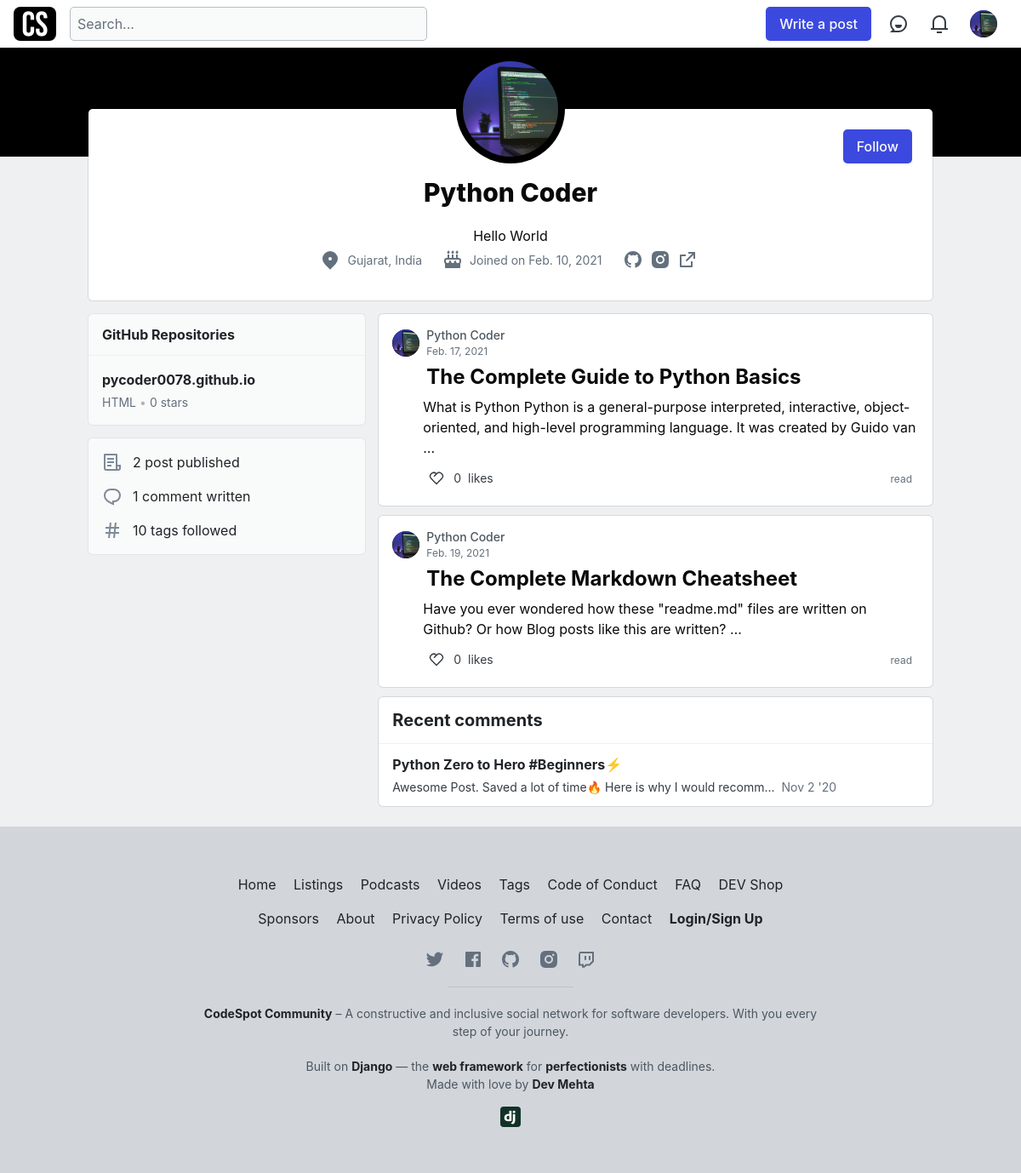
The app's page /PyCoder0078/ (signed in), older data.
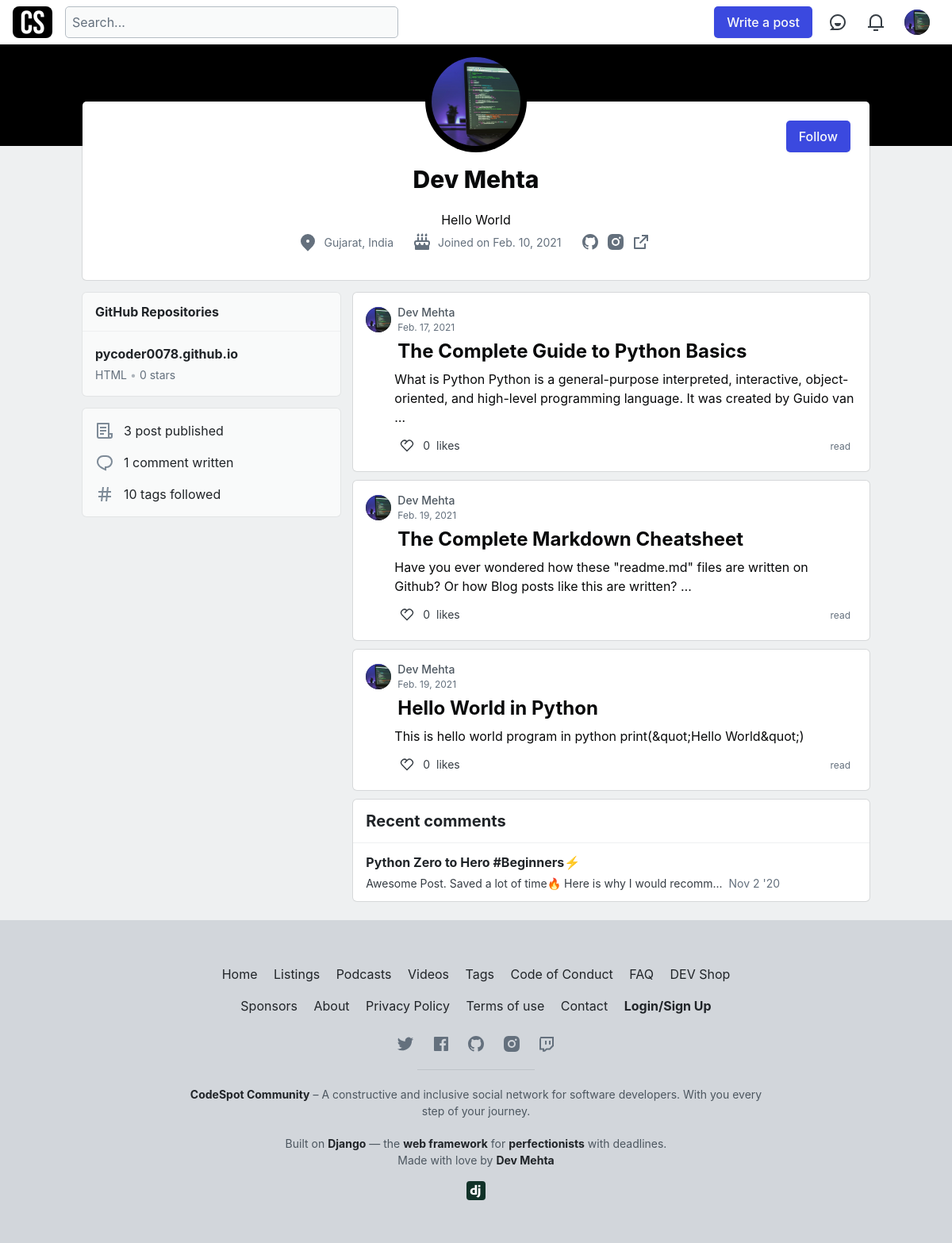
The same page, newer data.
### accounts/models.py (models this page shows, shortened)
class Profile(models.Model):
	user = models.ForeignKey(User, on_delete=models.CASCADE)
	name = models.CharField(max_length=80)
	email = models.EmailField()
	location = models.CharField(max_length=255)
	profile_picture = models.ImageField(upload_to='media/images/profile_picture', max_length=500)
	bio = models.TextField()
	website = models.URLField(blank=True)
	followers = models.ManyToManyField('Profile',related_name='followed_by')
	following = models.ManyToManyField('Profile')
	gitlab_url = models.URLField(blank=True)
	behance_url = models.URLField(blank=True)
	instagram_url = models.URLField(blank=True)
	github_url = models.URLField(blank=True)
	def __str__(self):
		return str(self.user.username)
	def get_post_count(self):
		posts = post_models.Post.objects.filter(author=self.user)
		return posts.count()

class GitHubRepo(models.Model):
	user = models.ForeignKey(User, on_delete=models.CASCADE)
	name = models.CharField(max_length=255)
	description = models.TextField(blank=True)
	top_language = models.CharField(max_length=255,blank=True)
	stars = models.IntegerField(blank=True)
	fork = models.BooleanField(default=False)
	url = models.URLField(blank=True)

### posts/models.py (models this page shows)
class Post(models.Model):
	author= models.ForeignKey(User, on_delete=models.CASCADE)
	title= models.CharField(max_length=300)
	url= models.SlugField(max_length=300)
	content= models.TextField()
	created_on = models.DateTimeField(auto_now_add= True)
	likes= models.IntegerField(default=0)
	def __str__(self):
		return self.title
	def get_readtime(self):
		result = readtime.of_html(self.content)
		return result.text
	def get_profile(self):
		result = account_models.Profile.objects.get(user=self.author)
		return result

### accounts/views.py (the view)
# urls.py: path('<slug:username>/', login_required(views.DetailProfile.as_view()), name='detail_profile'),
class DetailProfile(View):
	def get(self, request, *args, **kwargs):
		u = User.objects.filter(username=self.kwargs['username'])
		if u.exists():
			u = u[0]
			context = {}
			p = Profile.objects.get(user=u)
			sameUser = True if u.username == request.user.username else False
			gh = GitHubProfile.objects.filter(user=u)
			posts = Post.objects.filter(author=u)
			if gh.exists():
				context['github_profile'] = gh[0]
			context['profile'] = p
			context['sameUser'] = sameUser
			context['posts'] = posts
			if not sameUser:
				following = p.followers.filter(user=User.objects.get(username=self.request.user))
				following = following.exists()
				if following:
					res = "Following"
				else:
					res = "Follow"
				context['following'] = following
				context['follow_action_text'] = res
			return render(request, "accounts/profile_detail.html", context)

### accounts/templates/accounts/profile_detail.html (shortened to what the changed rows need)
{% extends 'base.html' %}
{% load static %}
{% load humanizelib %}
{% block body %}
<div
  id="page-content"
  class="wrapper stories stories-index"
  data-current-page="stories-index"
>
  <div id="page-content-inner">
    <div class="brand-bg">
      <div class="crayons-layout crayons-layout--limited-l pt-7 m:pt-9">
        <header class="profile-header crayons-card mt-2">
          <div class="relative profile-header__top">
            <span class="crayons-avatar crayons-avatar--3xl">
              <img
                src="{{profile.profile_picture.url}}"
                alt="{{profile}} profile picture"
                class="crayons-avatar__image"
                width="128"
                height="128"
              />
            </span>
          </div>
          <div class="profile-header__details">
            <h1 class="crayons-title fw-heavy mb-2">{{profile.name}}</h1>
            <p
              class="fs-base m:fs-l color-base-90 mb-4 mx-auto max-w-100 m:max-w-75"
            >
              {{profile.bio|linebreaks}}
            </p>
            <div class="profile-header__meta">
              <span class="profile-header__meta__item">
                {{profile.location}}
              </span>
              <span class="profile-header__meta__item">
                Joined on&nbsp;
                <time class="date"
                  >{{profile.user.date_joined.date|naturaltime}}</time
                >
              </span>
              <span class="profile-header__meta__item -ml-1">
                {% if profile.github_url %}
                <a
                  href="{{profile.github_url}}"
                  target="_blank"
                  rel="noopener me"
                  class="px-1 align-middle inline-block"
                >
                </a>
                {% endif %} {% if profile.instagram_url %}
                <a
                  href="{{profile.instagram_url}}"
                  target="_blank"
                  rel="noopener nofollow me"
                  class="px-1 align-middle inline-block"
                >
                </a>
                {% endif %} {% if profile.website %}
                <a
                  href="{{profile.website}}"
                  target="_blank"
                  rel="noopener nofollow me"
                  class="px-1 align-middle inline-block"
                >
                </a>
                {% endif %}
              </span>
            </div>
          </div>
        </header>
      </div>
    </div>
    <div
      class="crayons-layout crayons-layout--limited-l crayons-layout--2-cols crayons-layout--2-cols--1-2 pt-4 m:pt-0"
      id="index-container"
      data-params='{"user_id":503766,"class_name":"Article","sort_by":"published_at","sort_direction":"desc"}'
      data-which="articles"
      data-tag=""
      data-feed="base-feed"
      data-articles-since="0"
    >
      <div class="crayons-layout__sidebar-left">
        <div class="gap-2 m:gap-4 hidden m:grid js-user-info">
          <div class="crayons-card crayons-card--secondary">
            <div>
              {% for i in github_profile.repos.all %}
              <a
                href="{{i.url}}"
                target="_blank"
                rel="noopener"
                class="crayons-link crayons-link--contentful"
              >
                <p class="fw-bold flex items-center">{{i.name}}</p>
                <p class="fs-s color-base-60 flex items-center">
                  {% ifnotequal i.top_language '' %} {{ i.top_language }}
                  <span class="opacity-50 inline-block px-1">•</span>
                  {% endifnotequal %}
				  {% ifequal i.stars 1 %}
				  {{i.stars}} star
				  {% else %}
				  {{ i.stars }} stars
				  {% endifequal %}
                </p>
              </a>
              {% endfor %}
            </div>
          </div>
          <div class="crayons-card crayons-card--secondary p-4">
            <div class="flex items-center mb-4">
              {{profile.get_post_count}} post published
            </div>
            <div class="flex items-center mb-4">
              1 comment written
            </div>
            <div class="flex items-center">
              10 tags followed
            </div>
          </div>
        </div>
      </div>
      <main class="crayons-layout__content articles-list" id="articles-list">
        <div class="substories" id="substories">
		  {% for post in posts %}
          <div class="crayons-story">
            <div class="crayons-story__body">
              <div class="crayons-story__top">
                <div class="crayons-story__meta">
                  <div class="crayons-story__author-pic">
                    <a
                      href="/{{post.author}}"
                      class="crayons-avatar crayons-avatar--l"
                    >
                      <img
                        src="{{post.get_profile.profile_picture.url}}"
                        alt="{{post.author}} profile"
                        class="crayons-avatar__image"
                      />
                    </a>
                  </div>
                  <div>
                    <p>
                      <a
                        href="/{{post.author}}"
                        class="crayons-story__secondary fw-medium"
                      >
                        {{post.get_profile.name}}
                      </a>
                    </p>
                    <a
                      href="/{{post.author}}/{{post.url}}"
                      class="crayons-story__tertiary fs-xs"
                      ><time
                        >{{post.created_on.date}}</time
                      ></a>
                  </div>
                </div>
              </div>
              <div class="crayons-story__indention">
                <h2 class="crayons-story__title">
                  <a
                    href="/{{post.author}}/{{post.url}}"
                    >
                    {{post.title}}
                  </a>
                </h2>
                <div class="crayons-story__tags">
                  <p>{{post.content|striptags|truncatewords:20}}</p>
                </div>
                <div class="crayons-story__bottom">
                  <div class="crayons-story__details">
                    <a
                      href="/{{post.author}}/{{post.url}}"
                      class="crayons-btn crayons-btn--s crayons-btn--ghost crayons-btn--icon-left"
                      data-reaction-count=""
                      data-reactable-id="503506"
                    >
                      {{post.likes}}
					  {% ifequal post.likes 1 %}
                      <span class="hidden s:inline">&nbsp;like</span>
					  {% else %}
                      <span class="hidden s:inline">&nbsp;likes</span>
					  {% endifequal %}
					</a>
                  </div>
                  <div class="crayons-story__save">
                    <small class="crayons-story__tertiary fs-xs mr-2">
                      {{post.get_readtime}} read
                    </small>
                  </div>
                </div>
              </div>
            </div>
          </div>
		  {% endfor %}
        </div>
      </main>
    </div>
  </div>
</div>
{% endblock %}

### accounts/templates/header.html (shortened to what this page needs)
<header class="crayons-header print-hidden" role="banner">
    <div class="crayons-header__container">
      <a href="/" class="site-logo" aria-label="DEV Community Home">
        <img src="/static/images/logo.png" style="border-radius: 8px;" alt="" width="50">
      </a>
      <div class="crayons-header--search js-search-form" id="header-search"><form method="get" action="/search" accept-charset="UTF-8"><input type="hidden" id="" name="utf8" placeholder="" autocomplete="" value="✓"><input class="crayons-header--search-input crayons-textfield" type="text" name="q" placeholder="Search..." autocomplete="off" aria-label="search"></form>
      </div>
      <div class="flex items-center h-100 ml-auto">
        <a href="/new" class="crayons-btn hidden mr-2 whitespace-nowrap m:block ml-auto">Write a post</a>
        <a href="/connect" id="connect-link" class="crayons-header__link crayons-btn crayons-btn--ghost crayons-btn--icon-rounded" aria-label="Connect">
        </a>
        <a href="/notifications" id="notifications-link" class="crayons-header__link crayons-btn crayons-btn--ghost crayons-btn--icon-rounded" aria-label="Notifications">
        </a>
        <div class="crayons-header__menu desktop" id="crayons-header__menu">
          <button type="button" class="crayons-header__menu__trigger" id="member-menu-button" aria-label="Navigation menu" aria-expanded="false">
            <span class="crayons-avatar crayons-avatar--l">
				<img class="crayons-avatar__image" alt="" id="nav-profile-image" src="{{profile.profile_picture.url}}"></span>
          </button>
        </div>
      </div>
    </div>
  </header>

Row changes from the older to the newer data that the page shows:
changed Profile "Hello World": name "Python Coder" → "Dev Mehta"; get_post_count "2" → "3"
changed through a linked row, Post "The Complete Guide to Python Basics": get_profile.name "Python Coder" → "Dev Mehta"
changed through a linked row, Post "The Complete Markdown Cheatsheet": get_profile.name "Python Coder" → "Dev Mehta"
added Post: get_profile.profile_picture (picture), get_profile.name "Dev Mehta", created_on "Feb. 19, 2021", title "Hello World in Python", content "This is hello world program in python print(&quot;Hello World&quot;)", likes "0"
